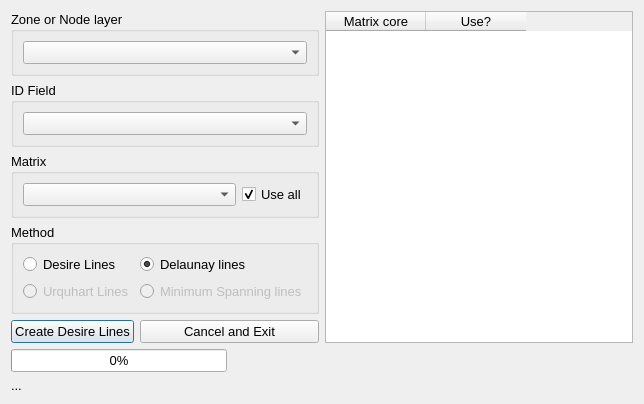
<?xml version="1.0" encoding="UTF-8"?>
<ui version="4.0">
 <class>DesireLines</class>
 <widget class="QDialog" name="DesireLines">
  <property name="windowModality">
   <enum>Qt::NonModal</enum>
  </property>
  <property name="geometry">
   <rect>
    <x>0</x>
    <y>0</y>
    <width>644</width>
    <height>374</height>
   </rect>
  </property>
  <property name="maximumSize">
   <size>
    <width>2000</width>
    <height>1080</height>
   </size>
  </property>
  <property name="windowTitle">
   <string>Aequilibrae - Desire Lines toolbox</string>
  </property>
  <property name="sizeGripEnabled">
   <bool>false</bool>
  </property>
  <property name="modal">
   <bool>false</bool>
  </property>
  <layout class="QGridLayout" name="gridLayout_3">
   <item row="4" column="0">
    <widget class="QPushButton" name="create_dl">
     <property name="font">
      <font>
       <pointsize>10</pointsize>
      </font>
     </property>
     <property name="text">
      <string>Create Desire Lines</string>
     </property>
    </widget>
   </item>
   <item row="7" column="0" colspan="2">
    <widget class="QProgressBar" name="progressbar">
     <property name="enabled">
      <bool>true</bool>
     </property>
     <property name="palette">
      <palette>
       <active>
        <colorrole role="Highlight">
         <brush brushstyle="SolidPattern">
          <color alpha="255">
           <red>0</red>
           <green>170</green>
           <blue>0</blue>
          </color>
         </brush>
        </colorrole>
       </active>
       <inactive>
        <colorrole role="Highlight">
         <brush brushstyle="SolidPattern">
          <color alpha="255">
           <red>240</red>
           <green>240</green>
           <blue>240</blue>
          </color>
         </brush>
        </colorrole>
       </inactive>
       <disabled>
        <colorrole role="Highlight">
         <brush brushstyle="SolidPattern">
          <color alpha="255">
           <red>51</red>
           <green>153</green>
           <blue>255</blue>
          </color>
         </brush>
        </colorrole>
       </disabled>
      </palette>
     </property>
     <property name="font">
      <font>
       <pointsize>10</pointsize>
      </font>
     </property>
     <property name="value">
      <number>0</number>
     </property>
     <property name="textVisible">
      <bool>true</bool>
     </property>
    </widget>
   </item>
   <item row="0" column="3" rowspan="5">
    <widget class="QTableWidget" name="tbl_array_cores">
     <property name="sizePolicy">
      <sizepolicy hsizetype="Expanding" vsizetype="Expanding">
       <horstretch>0</horstretch>
       <verstretch>0</verstretch>
      </sizepolicy>
     </property>
     <property name="font">
      <font>
       <pointsize>10</pointsize>
      </font>
     </property>
     <column>
      <property name="text">
       <string>Matrix core</string>
      </property>
     </column>
     <column>
      <property name="text">
       <string>Use?</string>
      </property>
     </column>
    </widget>
   </item>
   <item row="4" column="1" colspan="2">
    <widget class="QPushButton" name="cancel">
     <property name="font">
      <font>
       <pointsize>10</pointsize>
      </font>
     </property>
     <property name="text">
      <string>Cancel and Exit</string>
     </property>
    </widget>
   </item>
   <item row="8" column="0" colspan="3">
    <widget class="QLabel" name="progress_label">
     <property name="font">
      <font>
       <pointsize>10</pointsize>
      </font>
     </property>
     <property name="text">
      <string>...</string>
     </property>
    </widget>
   </item>
   <item row="2" column="0" colspan="3">
    <widget class="QGroupBox" name="groupBox_3">
     <property name="font">
      <font>
       <pointsize>10</pointsize>
      </font>
     </property>
     <property name="title">
      <string>Matrix</string>
     </property>
     <layout class="QGridLayout" name="gridLayout">
      <item row="0" column="0">
       <widget class="QComboBox" name="cob_matrices">
        <property name="font">
         <font>
          <pointsize>10</pointsize>
         </font>
        </property>
        <property name="maxVisibleItems">
         <number>10</number>
        </property>
       </widget>
      </item>
      <item row="0" column="1">
       <widget class="QCheckBox" name="chb_use_all_matrices">
        <property name="sizePolicy">
         <sizepolicy hsizetype="Maximum" vsizetype="Minimum">
          <horstretch>0</horstretch>
          <verstretch>0</verstretch>
         </sizepolicy>
        </property>
        <property name="font">
         <font>
          <pointsize>10</pointsize>
         </font>
        </property>
        <property name="text">
         <string>Use all</string>
        </property>
        <property name="checked">
         <bool>true</bool>
        </property>
        <property name="tristate">
         <bool>false</bool>
        </property>
       </widget>
      </item>
     </layout>
    </widget>
   </item>
   <item row="0" column="0" colspan="3">
    <widget class="QGroupBox" name="groupBox">
     <property name="font">
      <font>
       <pointsize>10</pointsize>
      </font>
     </property>
     <property name="title">
      <string>Zone or Node layer</string>
     </property>
     <layout class="QVBoxLayout" name="verticalLayout">
      <item>
       <widget class="QComboBox" name="zoning_layer">
        <property name="font">
         <font>
          <pointsize>10</pointsize>
         </font>
        </property>
        <property name="maxVisibleItems">
         <number>10</number>
        </property>
       </widget>
      </item>
     </layout>
    </widget>
   </item>
   <item row="1" column="0" colspan="3">
    <widget class="QGroupBox" name="groupBox_2">
     <property name="font">
      <font>
       <pointsize>10</pointsize>
      </font>
     </property>
     <property name="title">
      <string>ID Field</string>
     </property>
     <layout class="QVBoxLayout" name="verticalLayout_2">
      <item>
       <widget class="QComboBox" name="zone_id_field">
        <property name="font">
         <font>
          <pointsize>10</pointsize>
         </font>
        </property>
        <property name="maxVisibleItems">
         <number>10</number>
        </property>
       </widget>
      </item>
     </layout>
    </widget>
   </item>
   <item row="3" column="0" colspan="3">
    <widget class="QGroupBox" name="groupBox_4">
     <property name="font">
      <font>
       <pointsize>10</pointsize>
      </font>
     </property>
     <property name="title">
      <string>Method</string>
     </property>
     <layout class="QGridLayout" name="gridLayout_2">
      <item row="0" column="0">
       <widget class="QRadioButton" name="radio_desire">
        <property name="font">
         <font>
          <pointsize>10</pointsize>
         </font>
        </property>
        <property name="text">
         <string>Desire Lines</string>
        </property>
        <property name="checkable">
         <bool>true</bool>
        </property>
        <property name="checked">
         <bool>false</bool>
        </property>
       </widget>
      </item>
      <item row="0" column="1">
       <widget class="QRadioButton" name="radio_delaunay">
        <property name="font">
         <font>
          <pointsize>10</pointsize>
         </font>
        </property>
        <property name="text">
         <string>Delaunay lines</string>
        </property>
        <property name="checkable">
         <bool>true</bool>
        </property>
        <property name="checked">
         <bool>true</bool>
        </property>
       </widget>
      </item>
      <item row="1" column="0">
       <widget class="QRadioButton" name="radio_desire_2">
        <property name="enabled">
         <bool>false</bool>
        </property>
        <property name="font">
         <font>
          <pointsize>10</pointsize>
         </font>
        </property>
        <property name="text">
         <string>Urquhart Lines</string>
        </property>
        <property name="checkable">
         <bool>true</bool>
        </property>
        <property name="checked">
         <bool>false</bool>
        </property>
       </widget>
      </item>
      <item row="1" column="1">
       <widget class="QRadioButton" name="radio_delaunay_2">
        <property name="enabled">
         <bool>false</bool>
        </property>
        <property name="font">
         <font>
          <pointsize>10</pointsize>
         </font>
        </property>
        <property name="text">
         <string>Minimum Spanning lines</string>
        </property>
        <property name="checkable">
         <bool>true</bool>
        </property>
        <property name="checked">
         <bool>false</bool>
        </property>
       </widget>
      </item>
     </layout>
    </widget>
   </item>
  </layout>
  <zorder>progress_label</zorder>
  <zorder>progressbar</zorder>
  <zorder>create_dl</zorder>
  <zorder>cancel</zorder>
  <zorder>tbl_array_cores</zorder>
  <zorder>groupBox</zorder>
  <zorder>groupBox_2</zorder>
  <zorder>groupBox_3</zorder>
  <zorder>groupBox_4</zorder>
 </widget>
 <resources/>
 <connections/>
</ui>
